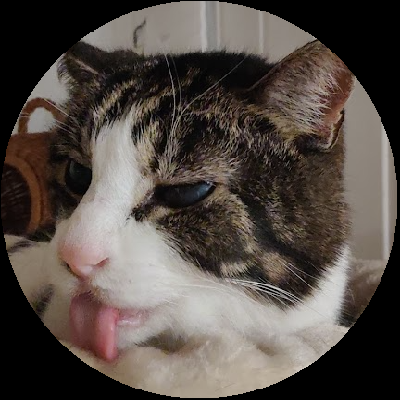
#> input picture kissa.png, 400 x 400 px
$ python -i find_brightest.py   (imports and definitions only)
#> lines starting #> are read from the running program, lines starting #| are printed output that depends on the picture; after the words box and inside, x2 and y2 are one past the last pixel; in counts of white or black regions, pixels touching at a corner belong together
#> further down, picture is the input picture: shape (400, 400, 3); mean B, G, R 70.1, 75.9, 84.4
import cv2

firstx = 0
firsty = 0
def find_brightest(frame):

    #Finding the brightest spot in "frame"
    #turn to grayscale
    gray = cv2.cvtColor(frame, cv2.COLOR_BGR2GRAY)
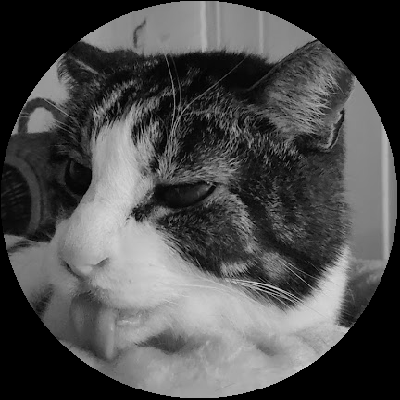
#> gray: shape (400, 400); min 0, max 224, mean 77.8

    object_detect = cv2.createBackgroundSubtractorMOG2()
    mask = object_detect.apply(frame)
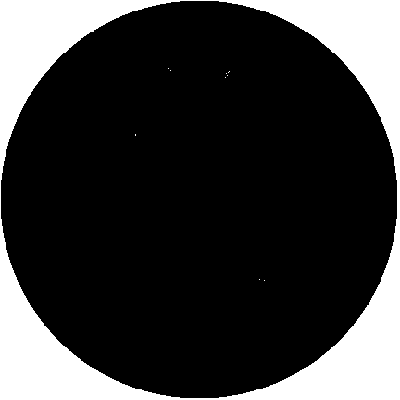
#> mask: shape (400, 400); values 127 (black) and 255 (white), 22.4% white; 10 white regions (9 under 20 px), largest, box (x1, y1, x2, y2) and area: (0, 0, 400, 400) 35808

    # perform a naive attempt to find the (x, y) coordinates of
    # the area of the image with the largest intensity value
    blur = cv2.blur(gray, (20,20))
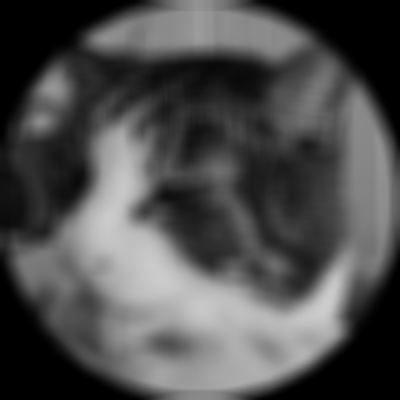
#> blur: shape (400, 400); min 0, max 204, mean 77.9
    (minVal, maxVal, minLoc, maxLoc) = cv2.minMaxLoc(blur)
#> minVal = 0; maxVal = 204; minLoc = (0, 0); maxLoc = (328, 300)
       # Threshold the blurred image to create a binary mask of bright regions
    _, thresh = cv2.threshold(blur, 200, 255, cv2.THRESH_BINARY)
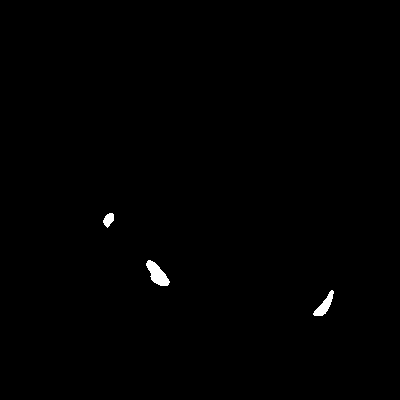
#> thresh: shape (400, 400); 0.42% white; 3 white regions

    # Find contours of the bright regions
    contours, _ = cv2.findContours(thresh, cv2.RETR_EXTERNAL, cv2.CHAIN_APPROX_SIMPLE)
#> contours = 3 contours; box (x1, y1, x2, y2) and area: (146, 260, 170, 286) 301, (313, 290, 334, 316) 192, (103, 213, 114, 228) 92

    # Find the largest contour by area
    if contours:
        largest_contour = max(contours, key=cv2.contourArea)
#> largest_contour = contour of 41 points, box (x1, y1, x2, y2) (146, 260, 170, 286), area 301

        # Calculate the moments of the largest contour
        moments = cv2.moments(largest_contour)
#> moments = moments, m00 301, centre m10/m00, m01/m00 = (157, 273.8)

        # Calculate the average point (centroid) of the largest contour
        if moments["m00"] != 0:
            avg_x = int(moments["m10"] / moments["m00"])
#> avg_x = 156
            avg_y = int(moments["m01"] / moments["m00"])
#> avg_y = 273
            maxLoc = (avg_x, avg_y)
#> maxLoc = (156, 273)

    #HIGHEST VALUE OF THE IMAGE. BY ADJUSTING, CHANGES THE THRESHOLD OF THE FLASHLIGHT VALUE
    if maxVal > 220:
        cv2.circle(frame, maxLoc, 5, (100, 255, 0), 2)
        point = maxLoc
        return point
    else:
        return None

>>> import cv2
>>> picture = cv2.imread('kissa.png')
>>> result = find_brightest(picture)
